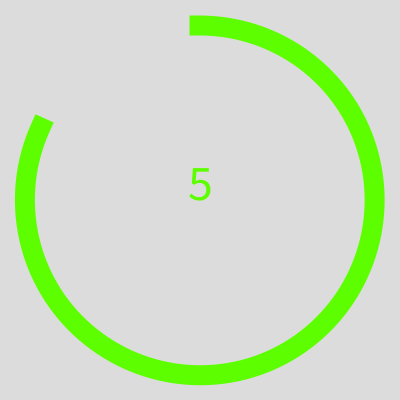
Frame 1 (no input)
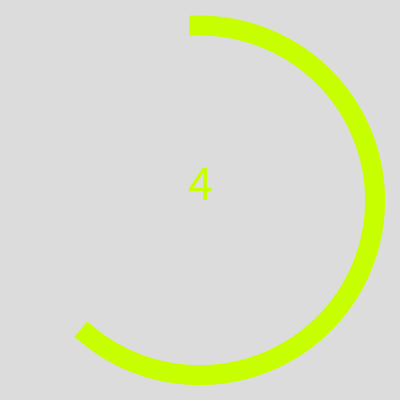
Frame 60 (the mouse pressed at the canvas centre just before this capture)
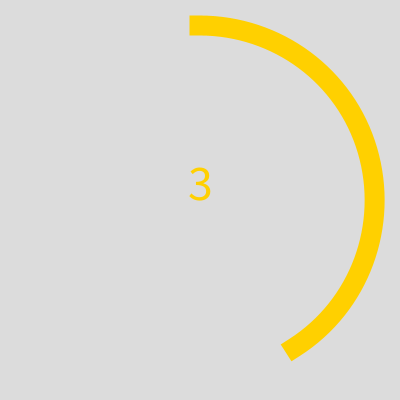
Frame 120 (the mouse held since frame 60 and released just before this capture)

The Processing sketch that drew these frames (run headless with seeded random() and noise(); from frame 60 on, the mouse is pressed at the canvas centre):

// Processing sketch: CircularRingTimer
// ── CircularRingTimer.pde
void setup() {
  size(400, 400);
  strokeWeight(20);
  noFill();
  textAlign(CENTER);
  textSize(50);
  strokeCap(PROJECT); //ROUND, SQUARE, PROJECT
} 

int upperLimit = 5000;
void draw() {
  background(220);
  color gradient = color(map(millis(), 0, upperLimit/2, 0, 255), 255-(millis()>=upperLimit/2?map(millis(), upperLimit/2, upperLimit, 0, 255):0), 0);
  
  noFill();
  stroke(gradient);
  arc(width/2, height/2, 350, 350, -HALF_PI, map(millis(), 0, upperLimit, PI+HALF_PI, -HALF_PI));
  
  fill(gradient);
  text(int((upperLimit - millis())/1000)+1, width/2, height/2);
}
